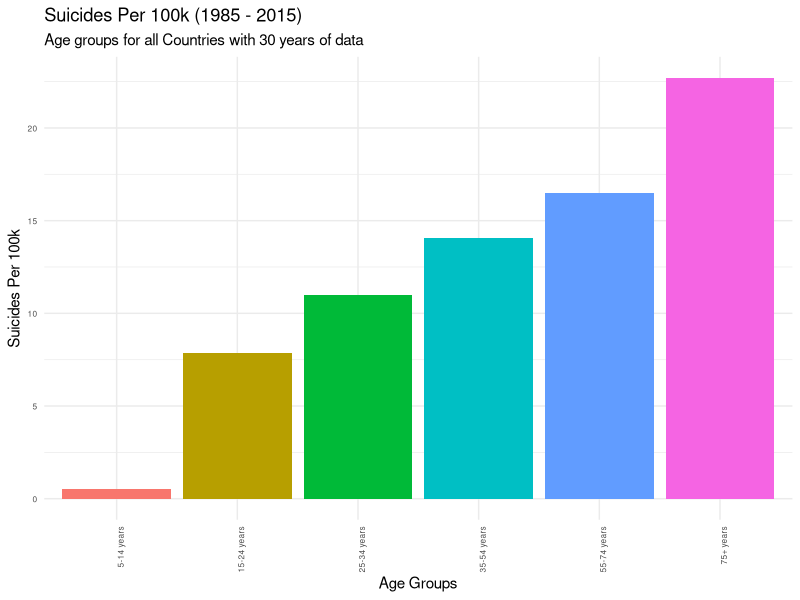
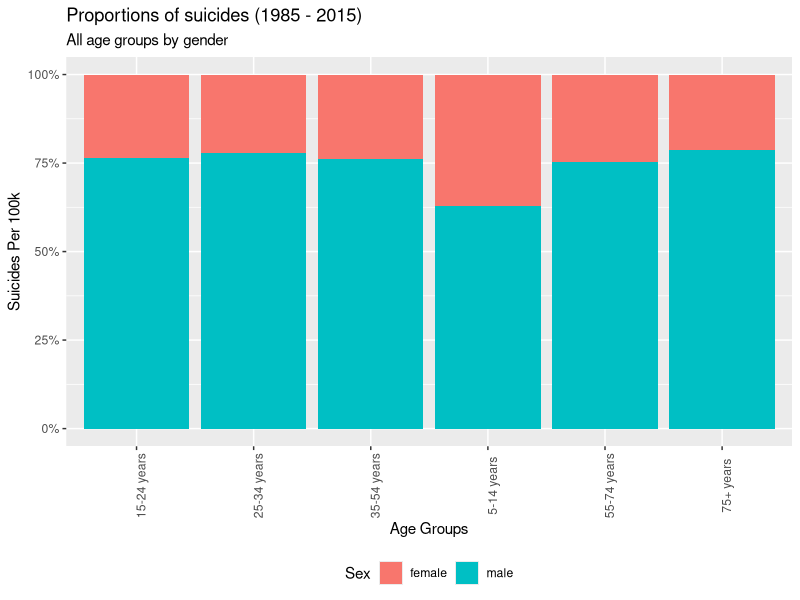
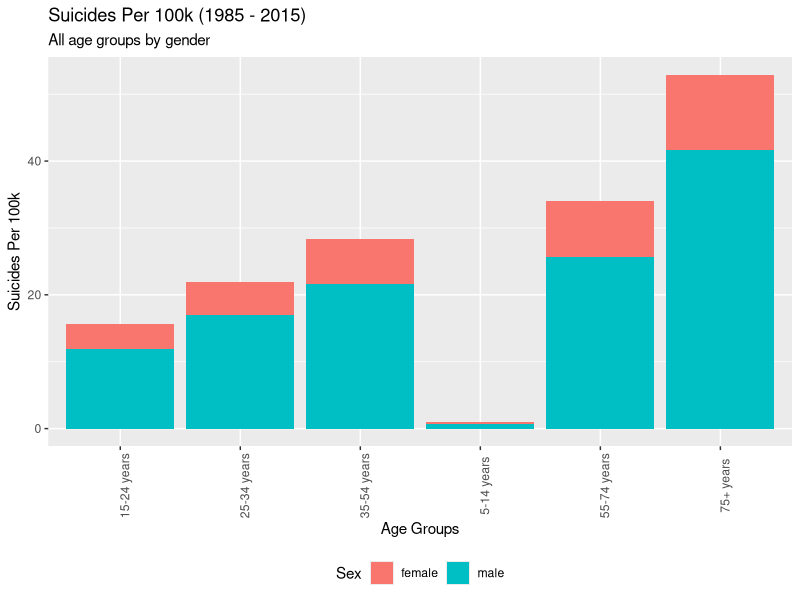

The R script that drew these images, in order:
# Author: Team 49
# Members: rs20acs@herts.ac.uk, pj18aan@herts.ac.uk, vs18abb@herts.ac.uk, dr18abc@herts.ac.uk, zm20abu@herts.ac.uk
# University of Hertfordshire

# References:  
# [1] https://github.com/justmarkham/dplyr-tutorial/blob/master/dplyr-tutorial-2.Rmd#L141

# Load libraries
library(readr) # to load the csv file
library(tidyverse)
# This part of the program loads the kaggle suicide dataset and cleaning.

## Import Suicide Dataset CSV
suicide_dataset <- read.csv("suicide_dataset.csv") ## 27820 observations

## Ignore year 2016 as there are not enough observations.Not all countries have
## suicides reported for the year 2016
## Count rows matching year 2016. 160 rows will be removed as part of this step
### View (df %>%
### filter(year == 2016) %>% 
### summarise(cnt = n()))
suicide_dataset <- suicide_dataset %>%
  filter(year != 2016) ## 27660 observation

## Remove any country with less than 30 years of data. This will result in
## 11076 observations and a total of 30 countries with more than 30 years of data.

suicide_dataset<- suicide_dataset %>%
  group_by(country) %>%
  add_tally() %>%
  filter(n >= 360)

## Rename suicide_dataset columns
names(suicide_dataset)[7] <- "SuicidePer100k"
names(suicide_dataset)[8] <- "CountryYear"
names(suicide_dataset)[9] <- "HDI4Year"
names(suicide_dataset)[10] <- "GDP4Year"
names(suicide_dataset)[11] <- "GDPPerCapita"

## Remove GDP and HDI columns as HDI has very few value and we are not interested
## in GDP data
suicide_dataset <- suicide_dataset %>% select(-HDI4Year, 
                                              -GDP4Year, 
                                              -GDPPerCapita, 
                                              -generation,
                                              -n) #this column is added as part of filtering number of years of data

# Calculate global average number of suicides considering countries with  
# 30 years of data  
global_average <- (sum(as.numeric(suicide_dataset$suicides_no)) / 
                  sum(as.numeric(suicide_dataset$population))) * 100000

## Calculate average suicides in male
suicide_dataset_male <- filter(suicide_dataset, sex == "male") # 5538 observations
global_average_male <- (sum(as.numeric(suicide_dataset_male$suicides_no)) / 
                          sum(as.numeric(suicide_dataset_male$population))) * 100000

## Calculate average suicides in female
suicide_dataset_female <- filter(suicide_dataset, sex == "female") # 5538 observations
global_average_female <- (sum(as.numeric(suicide_dataset_male$suicides_no)) / 
                            sum(as.numeric(suicide_dataset_male$population))) * 100000

## What is the population for a country by year? This question needs to be answered
## as the popoulation column original dataset is for country-year-sex-age combination
population_by_country <- suicide_dataset %>%
  group_by(country, year) %>%
  summarize(population = sum(as.numeric(population)))

pdf("visualization.pdf")
############################################################
#Task 1 - Suicide rate per 100k over all age groups
##########################################################

# STEP-1: Calculate global average number of suicides per 100k for all age groups with 30 years of data
suicide_by_age <- suicide_dataset %>%
  group_by(age) %>%
  summarize(n = n(), 
            suicides = sum(as.numeric(suicides_no)), 
            population = sum(as.numeric(population)), 
            suicide_per_100k = (suicides / population) * 100000) %>%
  arrange(suicide_per_100k)

# STEP-2: Rearranging the x axis by ascending order.............
suicide_by_age$age <- factor(suicide_by_age$age,
                             levels = rev(suicide_by_age$age[order(-suicide_by_age$suicide_per_100k)]))

# STEP-3: Results (Graph) to show the Suicide rate per 100k over all age groups using bar plot.......
ggplot(suicide_by_age, aes(x=age, y=suicide_per_100k, fill = age)) + 
  geom_bar(stat="identity")+ 
  theme_minimal() + 
  theme(axis.text=element_text(size=6)) +
  labs(title="Suicides Per 100k (1985 - 2015)", 
       subtitle = "Age groups for all Countries with 30 years of data",
       x = "Age Groups", 
       y = "Suicides Per 100k") + 
  theme(legend.position = "none") + 
  theme(axis.text.x = element_text(angle = 90, hjust = 1))


########################################################################################
#Task 2 - Suicide rate/100k over all genders, age groups (Stacked graph to show proportion)
######################################################################################################

# STEP-1: Calculate global average number of suicides per 100k for all gender, age groups with 30 years of data
df_agegroup_gender <- suicide_dataset %>%
  group_by(age, sex) %>%
  summarize(suicide_per_100k = (sum(as.numeric(suicides_no)) / sum(as.numeric(population))) * 100000)


# STEP-2: Results (Graph) to show the Suicide rate per 100k over all genders, age groups using Stacked graph....
ggplot(df_agegroup_gender, aes(y = suicide_per_100k, x = age, fill = sex, label = round(suicide_per_100k, digits = 1))) + 
  geom_bar(position = "fill", stat = "identity") +
  scale_y_continuous(labels = scales::percent) +
  labs(title = "Proportions of suicides (1985 - 2015)",
       subtitle = "All age groups by gender", 
       x = "Age Groups", 
       y = "Suicides Per 100k",
       fill = "Sex") + 
  theme(axis.text.x = element_text(angle = 90)) +
  theme(legend.position = "bottom")


################################################################################################################
#Task 3 - Suicide rate/100k over all genders, age groups (Stacked graph to show proportion by absolute numbers)
################################################################################################################

# STEP-1: Results (Graph) to show the Suicide rate per 100k over all genders, age groups using Stacked graph....
ggplot(df_agegroup_gender, mapping = aes(x = age, y = suicide_per_100k, fill = sex)) + 
  geom_bar(stat = "identity") +
  labs(title="Suicides Per 100k (1985 - 2015)",
       subtitle = "All age groups by gender",
       x = "Age Groups", 
       y = "Suicides Per 100k",
       fill = "Sex") + 
  theme(axis.text.x = element_text(angle = 90)) +
  theme(legend.position = "bottom")

dev.off()

